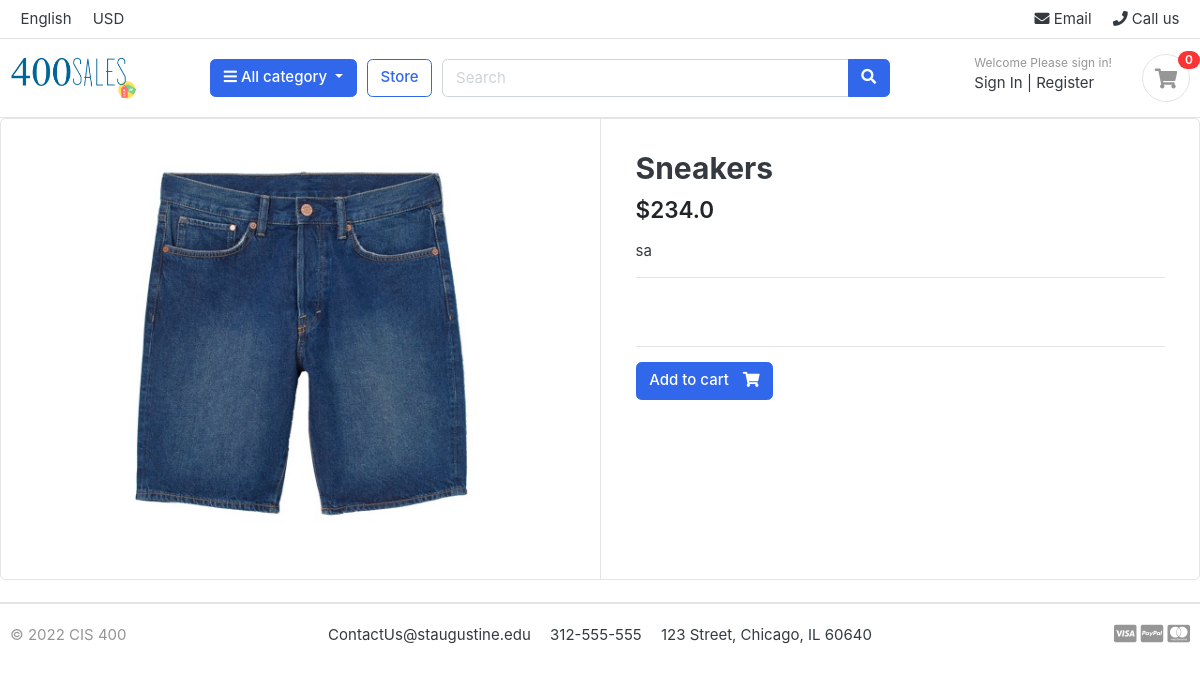
/store/product_detail/5003, run on the app's committed database.
### store/models.py (models this page shows)
class Store(models.Model):
    id = models.IntegerField(unique = True, primary_key= True, blank=False)
    category_id = models.IntegerField(blank=False)
    product_name = models.CharField(max_length=200)
    slug = models.CharField(max_length=200)
    description = models.TextField()
    price = models.FloatField()
    images = models.CharField(max_length=100)
    stock = models.IntegerField()
    is_available = models.BooleanField()
    created_date = models.DateTimeField()
    modified_date = models.DateTimeField()

### store/views.py (the view)
# urls.py: path('store/product_detail/<int:pk>', views.productDApp, name='product-detail'),
def productDApp (request, pk):
    list = models.Store.objects.get(id=pk)
    if models.variations.objects.filter(product=pk).exists():
        sizes = models.variations.objects.get(product=pk)
    else:
        sizes = None
    context = {'list':list,
                'size':sizes}
    return render (request, 'store/product-detail.html/', context)

### categories/context_processors.py (called while the page is built)
def context (request):
    categories = models.Category.objects.all()
    NoI=0
    if request.user != None:
        myUser = request.user.username
    else:
        myUser = request.session._get_or_create_session_key()
    carts = list(Cart.objects.filter(user_id=myUser, active = True))
    if len(carts) != 0:
        myCart = carts[-1]
        cartItems = list(CartItem.objects.filter(cart=myCart.cart_id))
        if len(cartItems)==0:
            NoI = 0
        else:
            for i in cartItems:
                NoI +=1
    else:
        NoI=0
    cart_dir={
        'username': myUser,
        'NoI':NoI,
        'categories':categories,
        }
    return (cart_dir)

### templates/store/product-detail.html (shortened to what this page needs)
{% extends 'base.html' %}
{% load static %}
{% block content %}
<div class="card">
	<div class="row no-gutters">
		<aside class="col-md-6">
<article class="gallery-wrap">
	<div class="img-big-wrap">
	   <a href="#"><img src={{list.images}}></a>
	</div>
</article>
		</aside>
		<main class="col-md-6 border-left">
<article class="content-body">
<h2 class="title">{{list.product_name}}</h2>
<div class="mb-3">
	<var class="price h4">${{list.price}}</var>
</div>
<p>{{list.description}}</p>
<hr>
	<div class="row">
	</div>
	<hr>
	<a href="{% url 'add' pk=list.id %}"  class="btn  btn-primary"> <span class="text">Add to cart</span> <i class="fas fa-shopping-cart"></i>  </a>
</article>
		</main>
	</div>
</div>
<br>
{% endblock %}

### store/static/css/ui.css (style rules this page uses)
html { font-family: "Inter", sans-serif; font-size: 15px; }
.content-body { flex: 1 1 auto; padding: 2rem 2.3rem; }
var { font-style: normal; }
article:after, .form-group:after { display: block; clear: both; content: ""; }
.btn .text + i { margin-left: 10px; }
.price { font-weight: 600; color: #212529; }
.gallery-wrap .img-big-wrap { margin-bottom: 10px; border-radius: 0.37rem; overflow: hidden; background-color: #fff; }
.gallery-wrap .img-big-wrap a { text-align: center; display: block; }
.gallery-wrap .img-big-wrap img { height: 450px; width: auto; display: inline-block; }

### data on the page
Store: images (picture), product_name "Sneakers", price "234.0", description "sa"

### other printed values
{{ NoI }} "0"
